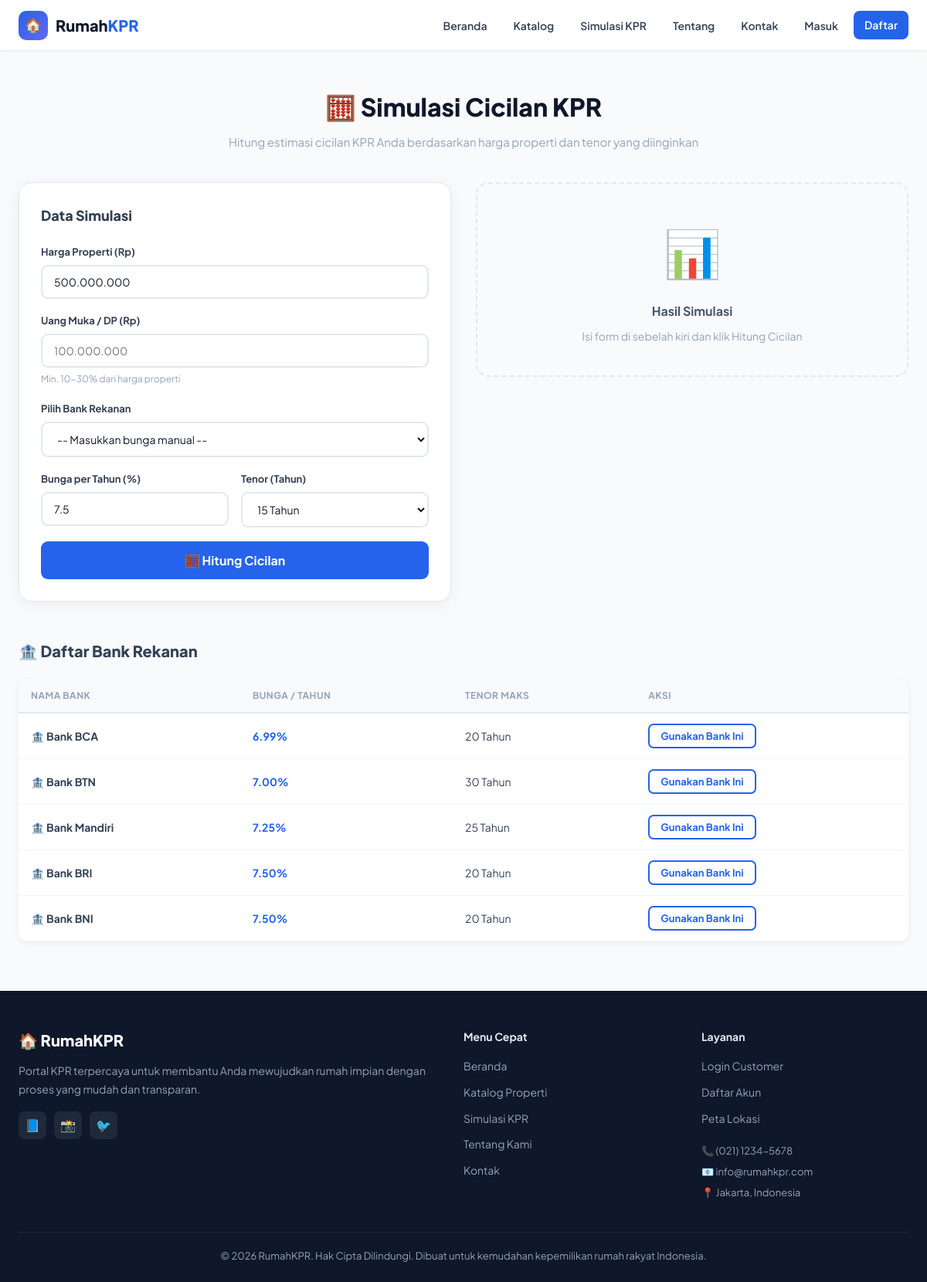
Screenshot of /guest/simulasi_kpr.php with the database file from the repository.
### tables this page shows
CREATE TABLE IF NOT EXISTS `bank` (
  `id_bank` int(11) NOT NULL AUTO_INCREMENT,
  `nama_bank` varchar(100) DEFAULT NULL,
  `bunga_kpr` decimal(5,2) DEFAULT NULL,
  `tenor_maksimal` int(11) DEFAULT NULL,
  PRIMARY KEY (`id_bank`)
);

### config/auth.php (called while the page is built, shortened)
<?php
function sudah_login() {
    $uri = $_SERVER['SCRIPT_NAME'] ?? '';
    return isset($_SESSION['admin']['user_id']) || isset($_SESSION['customer']['user_id']);
}
?>

### guest/simulasi_kpr.php (the view, shortened to what this page needs)
<?php
$harga_awal = (int)($_GET['harga'] ?? 500000000);
require_once '../config/koneksi.php';
require_once '../includes/header.php';
$list_bank = $db->query("SELECT * FROM bank ORDER BY bunga_kpr ASC")->fetchAll();
?>
<main class="container" style="padding:48px 24px 64px;">
    <div style="text-align:center;margin-bottom:40px;">
        <h1 class="section-title">🧮 Simulasi Cicilan KPR</h1>
        <p class="section-sub">Hitung estimasi cicilan KPR Anda berdasarkan harga properti dan tenor yang diinginkan</p>
    </div>
    <div style="display:grid;grid-template-columns:1fr 1fr;gap:32px;align-items:start;" id="sim-grid">
        <div style="background:#fff;border-radius:16px;padding:28px;box-shadow:0 4px 20px rgba(0,0,0,.06);border:1px solid #e2e8f0;">
            <h3 style="font-size:18px;font-weight:800;margin-bottom:22px;">Data Simulasi</h3>
            <form id="formSimulasi">
                <div class="form-group">
                    <label>Harga Properti (Rp)</label>
                    <input type="text" id="harga" class="form-control format-angka" placeholder="500.000.000" value="<?= number_format($harga_awal,0,',','.') ?>" required>
                </div>
                <div class="form-group">
                    <label>Uang Muka / DP (Rp)</label>
                    <input type="text" id="dp" class="form-control format-angka" placeholder="100.000.000">
                    <small style="color:#94a3b8;font-size:12px;">Min. 10-30% dari harga properti</small>
                </div>
                <div class="form-group">
                    <label>Pilih Bank Rekanan</label>
                    <select id="bankSelect" class="form-control" onchange="updateBunga()">
                        <option value="">-- Masukkan bunga manual --</option>
                    </select>
                </div>
                <div class="form-row">
                    <div class="form-group">
                        <label>Bunga per Tahun (%)</label>
                        <input type="number" id="bunga" class="form-control" step="0.01" min="0" value="7.5" required>
                    </div>
                    <div class="form-group">
                        <label>Tenor (Tahun)</label>
                        <select id="tenor" class="form-control">
                            <?php for($t=5;$t<=30;$t+=5): ?>
                            <option value="<?= $t ?>" <?= $t==15?'selected':'' ?>><?= $t ?> Tahun</option>
                            <?php endfor; ?>
                        </select>
                    </div>
                </div>
                <button type="submit" class="btn btn-primary btn-lg btn-block" style="justify-content:center;">🧮 Hitung Cicilan</button>
            </form>
        </div>
        <div id="placeholder-hasil" style="background:#f8fafc;border-radius:16px;padding:40px;border:2px dashed #e2e8f0;text-align:center;color:#94a3b8;">
            <div style="font-size:60px;margin-bottom:16px;">📊</div>
            <h4 style="color:#475569;margin-bottom:8px;">Hasil Simulasi</h4>
            <p style="font-size:14px;">Isi form di sebelah kiri dan klik Hitung Cicilan</p>
        </div>
    </div>
    <div style="margin-top:48px;">
        <h3 style="font-size:20px;font-weight:800;margin-bottom:20px;">🏦 Daftar Bank Rekanan</h3>
        <div class="tabel-wrap" style="background:#fff;border-radius:12px;box-shadow:0 2px 8px rgba(0,0,0,.06);overflow:hidden;">
            <table class="tabel">
                <thead><tr><th>Nama Bank</th><th>Bunga / Tahun</th><th>Tenor Maks</th><th>Aksi</th></tr></thead>
                <tbody>
                    <?php foreach($list_bank as $b): ?>
                    <tr>
                        <td><b>🏦 <?= htmlspecialchars($b['nama_bank']) ?></b></td>
                        <td><span style="color:#2563eb;font-weight:700;"><?= $b['bunga_kpr'] ?>%</span></td>
                        <td><?= $b['tenor_maksimal'] ?> Tahun</td>
                        <td><button class="btn btn-outline btn-sm" onclick="pilihBank(<?= $b['bunga_kpr'] ?>,<?= $b['tenor_maksimal'] ?>)">Gunakan Bank Ini</button></td>
                    </tr>
                    <?php endforeach; ?>
                </tbody>
            </table>
        </div>
    </div>
</main>
<?php require_once '../includes/footer.php'; ?>

### includes/header.php (shortened to what this page needs)
<?php
require_once __DIR__ . '/../config/auth.php';
$base = '/perumahan_kpr/';
?>
<!DOCTYPE html>
<html lang="id">
<head>
    <link rel="stylesheet" href="<?= $base ?>assets/css/style.css">
</head>
<body>
<nav class="navbar">
    <div class="nav-container">
        <a href="<?= $base ?>index.php" class="brand">
            <div class="brand-icon">🏠</div>
            <span>Rumah<span style="color:#2563eb">KPR</span></span>
        </a>
        <ul class="nav-links" id="navLinks">
            <li><a href="<?= $base ?>index.php">Beranda</a></li>
            <li><a href="<?= $base ?>guest/katalog.php">Katalog</a></li>
            <li><a href="<?= $base ?>guest/simulasi_kpr.php">Simulasi KPR</a></li>
            <li><a href="<?= $base ?>guest/tentang.php">Tentang</a></li>
            <li><a href="<?= $base ?>guest/kontak.php">Kontak</a></li>
            <?php if (sudah_login()): ?>
                <?php if (in_array(role_user(), ['admin','marketing'])): ?>
                    <li><a href="<?= $base ?>admin/dashboard.php">Panel Admin</a></li>
                <?php else: ?>
                    <li><a href="<?= $base ?>customer/dashboard.php">Dashboard</a></li>
                <?php endif; ?>
                <li><a href="<?= $base ?>logout.php" class="btn btn-outline btn-sm">Keluar</a></li>
            <?php else: ?>
                <li><a href="<?= $base ?>login.php">Masuk</a></li>
                <li><a href="<?= $base ?>register.php" class="btn btn-primary btn-sm" style="color:#fff;">Daftar</a></li>
            <?php endif; ?>
        </ul>
    </div>
</nav>

### includes/footer.php (shortened to what this page needs)
<footer class="footer">
    <div class="footer-grid">
        <div>
            <div class="footer-brand">🏠 RumahKPR</div>
            <p style="font-size:14px;line-height:1.7;margin-bottom:16px;">Portal KPR terpercaya untuk membantu Anda mewujudkan rumah impian dengan proses yang mudah dan transparan.</p>
            <div style="display:flex;gap:10px;">
                <a href="#" style="width:36px;height:36px;background:#1e293b;border-radius:8px;display:flex;align-items:center;justify-content:center;color:#94a3b8;font-size:16px;">📘</a>
                <a href="#" style="width:36px;height:36px;background:#1e293b;border-radius:8px;display:flex;align-items:center;justify-content:center;color:#94a3b8;font-size:16px;">📸</a>
                <a href="#" style="width:36px;height:36px;background:#1e293b;border-radius:8px;display:flex;align-items:center;justify-content:center;color:#94a3b8;font-size:16px;">🐦</a>
            </div>
        </div>
        <div>
            <h4>Menu Cepat</h4>
            <ul>
                <li><a href="/perumahan_kpr/index.php">Beranda</a></li>
                <li><a href="/perumahan_kpr/guest/katalog.php">Katalog Properti</a></li>
                <li><a href="/perumahan_kpr/guest/simulasi_kpr.php">Simulasi KPR</a></li>
                <li><a href="/perumahan_kpr/guest/tentang.php">Tentang Kami</a></li>
                <li><a href="/perumahan_kpr/guest/kontak.php">Kontak</a></li>
            </ul>
        </div>
        <div>
            <h4>Layanan</h4>
            <ul>
                <li><a href="/perumahan_kpr/login.php">Login Customer</a></li>
                <li><a href="/perumahan_kpr/register.php">Daftar Akun</a></li>
                <li><a href="/perumahan_kpr/guest/lokasi.php">Peta Lokasi</a></li>
            </ul>
            <div style="margin-top:20px;">
                <p style="font-size:13px;margin-bottom:6px;">📞 (021) 1234-5678</p>
                <p style="font-size:13px;margin-bottom:6px;">📧 info@rumahkpr.com</p>
                <p style="font-size:13px;">📍 Jakarta, Indonesia</p>
            </div>
        </div>
    </div>
    <div class="footer-copy">
        <p>© <?= date('Y') ?> RumahKPR. Hak Cipta Dilindungi. Dibuat untuk kemudahan kepemilikan rumah rakyat Indonesia.</p>
    </div>
</footer>
</body>
</html>

### assets/css/style.css (style rules this page uses)
*,*::before,*::after { box-sizing:border-box;margin:0;padding:0 }
:root { --primary:#2563eb;--primary-dark:#1d4ed8;--accent:#f59e0b; --success:#10b981;--danger:#ef4444; --dark:#0f172a;--text:#334155;--muted:#94a3b8;--border:#e2e8f0; --bg:#f8fafc;--white:#ffffff; --radius:12px;--shadow:0 4px 24px rgba(0,0,0,.08); --font:'Plus Jakarta Sans',sans-serif; }
body { font-family:var(--font);background:var(--bg);color:var(--text);line-height:1.6; }
a { color:var(--primary);text-decoration:none; }
.navbar { background:var(--white);box-shadow:0 1px 3px rgba(0,0,0,.08);position:sticky;top:0;z-index:100; }
.nav-container { max-width:1200px;margin:0 auto;padding:0 24px;display:flex;align-items:center;justify-content:space-between;height:65px; }
.brand { display:flex;align-items:center;gap:10px;font-size:20px;font-weight:800;color:var(--dark); }
.brand-icon { width:38px;height:38px;background:linear-gradient(135deg,var(--primary),#6366f1);border-radius:10px;display:flex;align-items:center;justify-content:center;font-size:18px; }
.nav-links { display:flex;align-items:center;gap:6px;list-style:none; }
.nav-links a { padding:7px 14px;border-radius:8px;font-size:14px;font-weight:600;color:var(--text);transition:.2s; }
.container { max-width:1200px;margin:0 auto;padding:0 24px; }
.section-title { font-size:clamp(22px,3vw,32px);font-weight:800;color:var(--dark);margin-bottom:8px; }
.section-sub { color:var(--muted);font-size:15px;margin-bottom:36px; }
.btn { display:inline-flex;align-items:center;gap:7px;padding:10px 20px;border-radius:9px;font-family:var(--font);font-size:14px;font-weight:700;cursor:pointer;border:none;text-decoration:none;transition:.2s;white-space:nowrap; }
.btn-sm { padding:6px 14px;font-size:13px;border-radius:7px; }
.btn-lg { padding:14px 28px;font-size:16px; }
.btn-primary { background:var(--primary);color:#fff; }
.btn-outline { background:transparent;border:2px solid var(--primary);color:var(--primary); }
.btn-block { width:100%;justify-content:center; }
.form-group { margin-bottom:18px; }
.form-group label { display:block;font-size:13px;font-weight:700;color:var(--text);margin-bottom:6px; }
.form-control { width:100%;padding:11px 15px;border:2px solid var(--border);border-radius:9px;font-family:var(--font);font-size:14px;color:var(--dark);outline:none;transition:.2s;background:#fff; }
.form-row { display:grid;grid-template-columns:1fr 1fr;gap:16px; }
.tabel-wrap { overflow-x:auto;border-radius:var(--radius); }
.tabel { width:100%;border-collapse:collapse;font-size:14px; }
.tabel th { padding:12px 16px;text-align:left;font-size:12px;font-weight:700;color:var(--muted);text-transform:uppercase;letter-spacing:.5px;border-bottom:2px solid var(--border);background:#f8fafc;white-space:nowrap; }
.tabel td { padding:13px 16px;border-bottom:1px solid #f1f5f9;vertical-align:middle; }
.footer { background:var(--dark);color:#94a3b8;padding:48px 24px 24px; }
.footer-grid { max-width:1200px;margin:0 auto;display:grid;grid-template-columns:2fr 1fr 1fr;gap:40px;margin-bottom:40px; }
.footer-brand { font-size:20px;font-weight:800;color:#fff;margin-bottom:12px; }
.footer h4 { color:#e2e8f0;font-size:14px;font-weight:700;margin-bottom:14px; }
.footer ul { list-style:none; }
.footer ul li { margin-bottom:8px; }
.footer ul li a { color:#94a3b8;font-size:14px;transition:.2s; }
.footer-copy { max-width:1200px;margin:0 auto;border-top:1px solid #1e293b;padding-top:20px;text-align:center;font-size:13px; }

### rows the page displays
bank: nama_bank "Bank BCA", bunga_kpr "6.99", tenor_maksimal "20"
bank: nama_bank "Bank BTN", bunga_kpr "7.00", tenor_maksimal "30"
bank: nama_bank "Bank Mandiri", bunga_kpr "7.25", tenor_maksimal "25"
bank: nama_bank "Bank BRI", bunga_kpr "7.50", tenor_maksimal "20"
bank: nama_bank "Bank BNI", bunga_kpr "7.50", tenor_maksimal "20"

### other values shown
form field value "15 Tahun"
